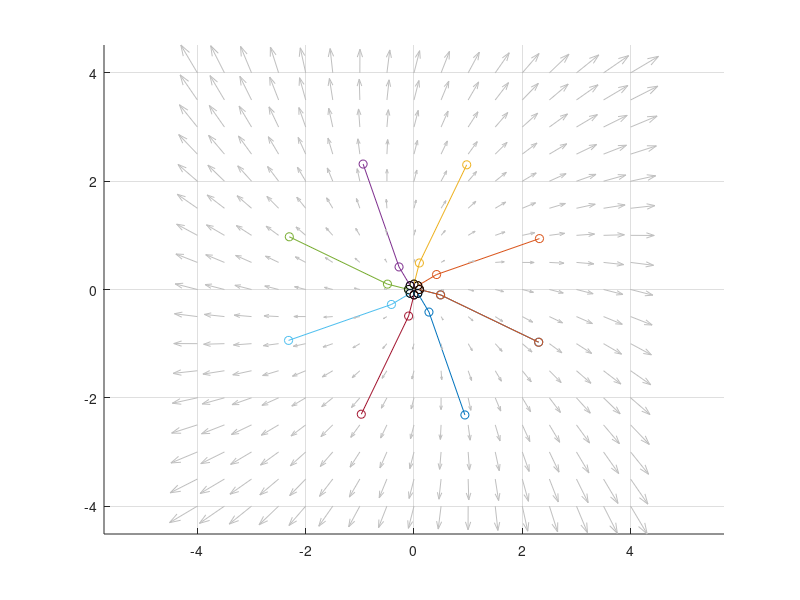

Write the MATLAB code that produced this figure.
%% Problem dynamiki w przestrzeni fazowej

%Definicja ukladu
dx1 = 1e-1; dx2=1e-1;
% f1=@(x) x(1)+(x(2)+x(1)*(1-x(1)^2-x(2)^2))*dx1;
% f2=@(x) x(2)-(x(1)-x(2)*(1-x(1)^2-x(2)^2))*dx2;
%lkjfdsa
% f1 = @(x) x(1) + (x(2)^1.2 - sin(x(1)))*dx1;
% f2 = @(x) x(2) + (x(1) - x(1)^3)*dx2;
% f =@(x) [f1(x); f2(x)];

theta = -0.2
A = 5*[cos(theta) -sin(theta); sin(theta) cos(theta)];
f = @(x) A*x;
Ad = A - eye(2);
R = 0.1;
X0 = R*exp(1i * (0:pi/4:2*pi)); X0 = [real(X0); imag(X0)];
T0 = length(X0);
T = 3;
for i=1:T0
    x(:, 1+(i-1)*T) = X0(:, i);
    for t = 1:T, x(:, t+1 + (i-1)*T) = f(x(:, t + (i-1)*T)); end
end

clf; hold on;
for i=1:T0
    plot(x(1, 1+(i-1)*T:i*T), x(2, 1+(i-1)*T:i*T), '-o');
    plot(x(1, 1+(i-1)*T), x(2, 1+(i-1)*T), 'ko');
end;
[x1, x2] = meshgrid(-4:0.5:4);
u = Ad(1,1).*x1 + Ad(1,2).*x2;
v = Ad(2,1).*x1 + Ad(2,2).*x2;
quiver(x1, x2, u, v, 'Color', 0.75*[1 1 1], 'Autoscale', 'On');
grid on;
axis equal;